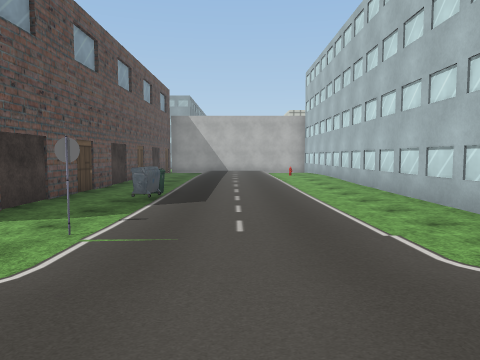
View 1 (above)

21 first-person views from a walk through a 3-D level made in the Unity game engine. The camera is 1.5 m above the floor, tilts 4° down and sees 70° across. The floor is counted in squares, 2 m on a side. Each view is taken from the middle of a square. On the plan, view 1 faces up. The plan holds only what a view shows up to about 11 squares ahead; the rest is blank. The place goes on beyond the plan. Some trees and plants on the terrain are drawn as simple stand-ins. The player character is not drawn. Some surface patterns are stand-ins.

View 2
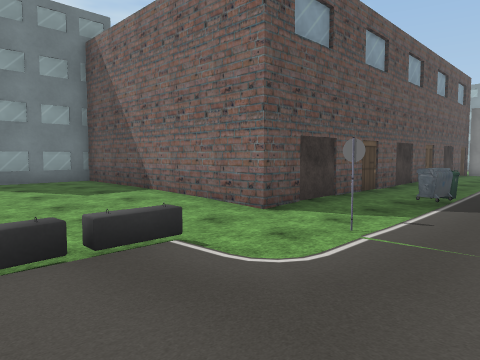

View 3
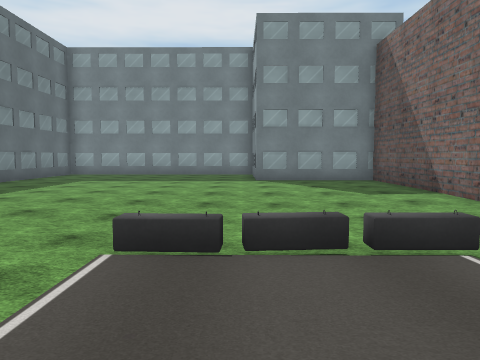

View 4
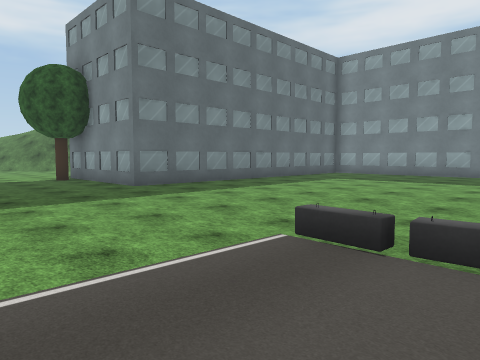

View 5
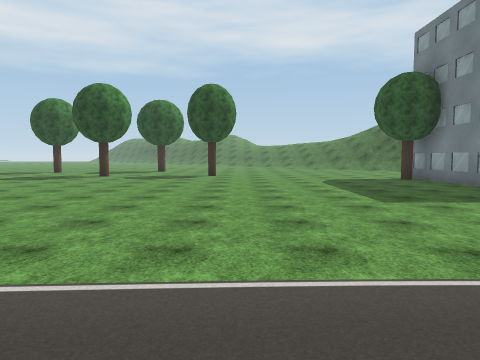

View 6
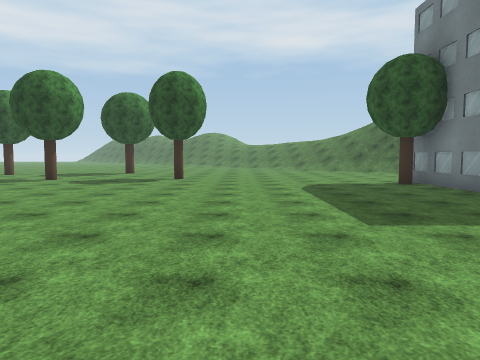

View 7
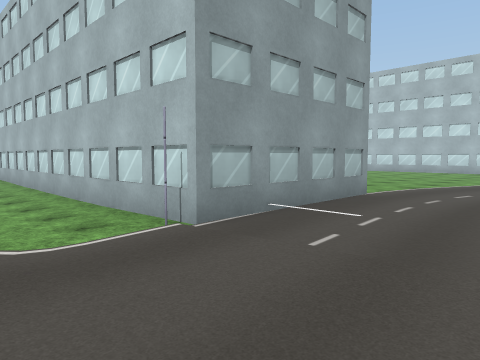

View 8
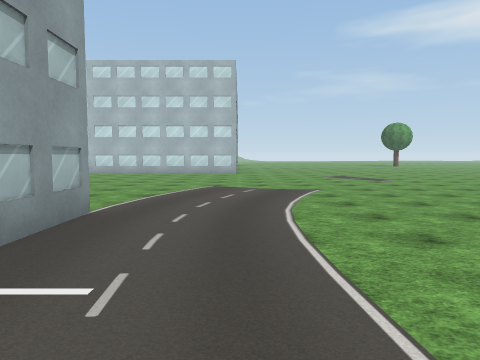

View 9
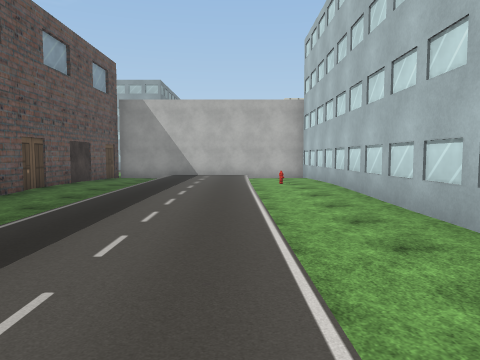

View 10
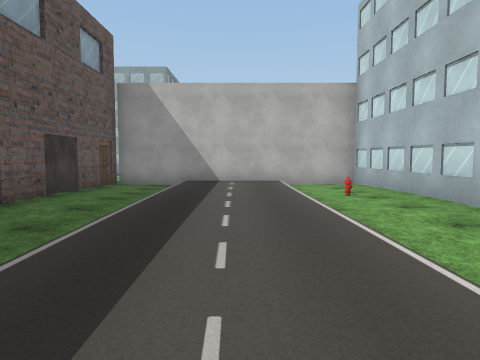

View 11
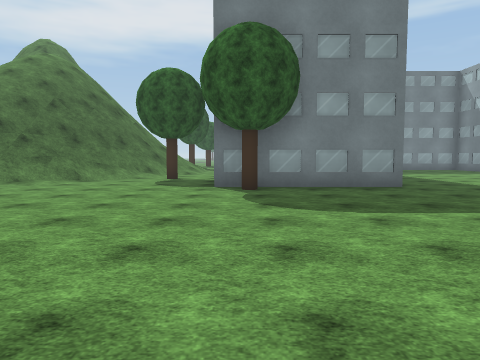

View 12
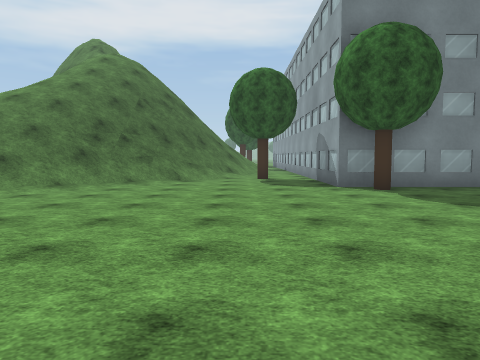

View 13
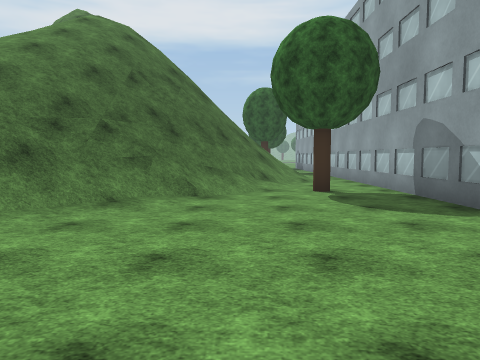

View 14
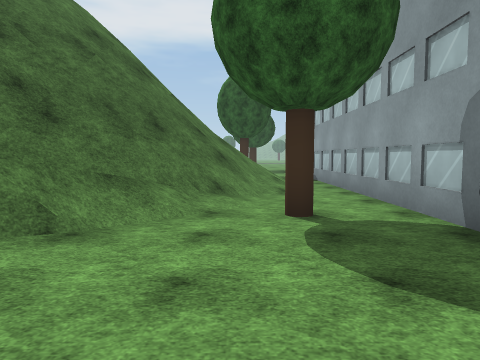

View 15
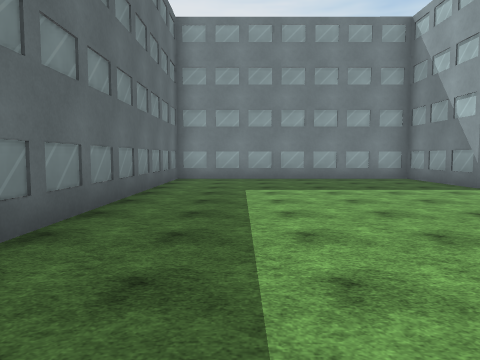

View 16
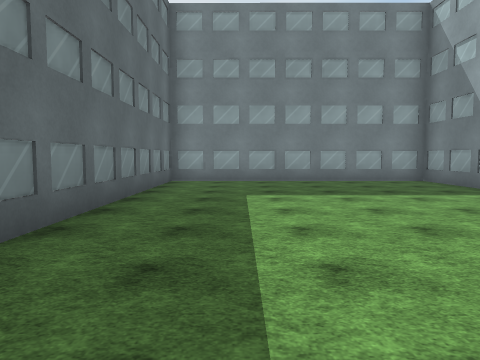

View 17
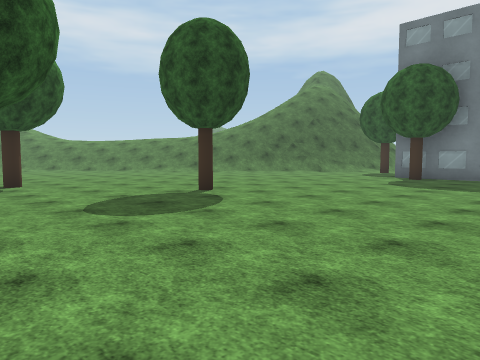

View 18
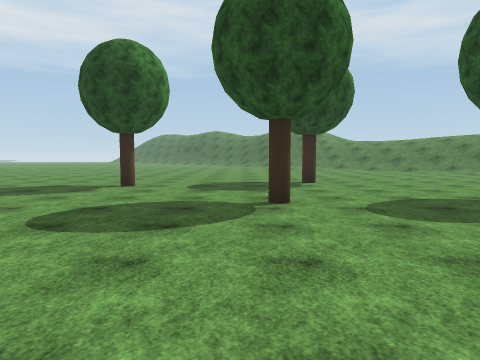

View 19
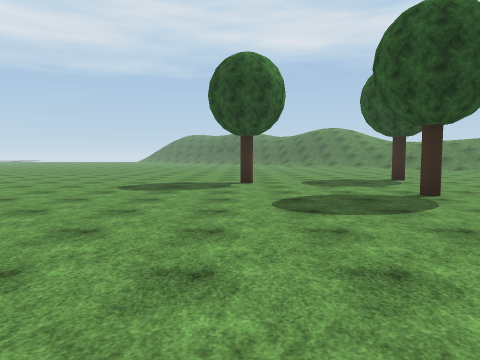

View 20
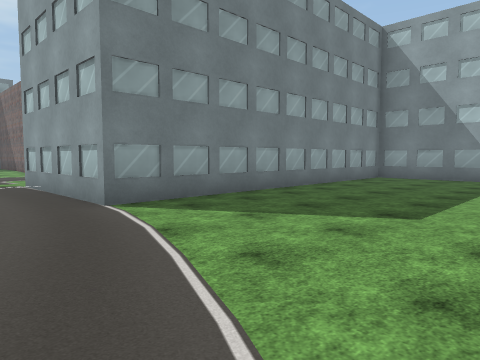

View 21
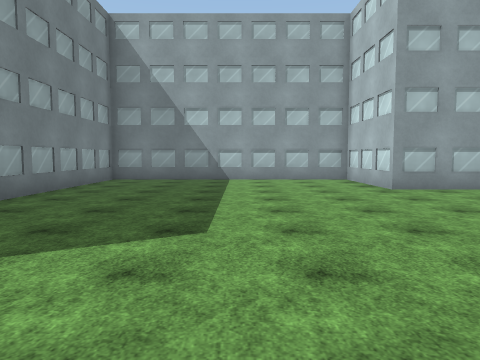

### Floor plan
Key: @ floor where view 1 was taken; # wall or solid block; . main floor; - floor 0.25 m lower than the main floor; / step, stairs or slope; = window, fence, low wall or low ledge; ^ raised ledge; v drop or lower ground; O other object.
Columns run from 14 left of view 1 to 15 right of it. Each row starts with its distance up from view 1.
 19            ########
 18           ##-...--#
 17           #--...--#
 16           #--...--#
 15           #--...O-#
 14           #--...-.#
 13           #--...-.#
 12           #--...-.#   ########
 11           #--...--#   #.......
 10           #--...--#   #.......
  9           #--...--#   #.......
  8           #-O...--#   #.......
  7           #-O...--#   #.......
  6           #--...--#   #.......
  5    ########--...--#   #.......
  4    #.....---O...--#   #......
  3    #....-----...--#   #......
  2    #...----^/.../O#####......
  1 ####...----^...../...........
  0 .......-----..@..............
 -1 .......----=//////...........
 -2 ........------...............
 -3 .........----................
 -4 ..................... .......
 -5 .....................   .....
 -6 ......................   ....
 -7 ##########............. .....
 -8          #..................
 -9          #..................
-10          #...................
-11 ##########O...................
-12  ....................O........
-13   ///..O.........O............
-14   /////.......................
-15    /###/......................
-16    ##v##=................O....
-17    //vv#=/..........O.........
-18    /////////.. ...............

Where each view was taken, in squares from view 1:
view 1: 0 up, 0 right, facing up
view 2: 0 up, 0 right, facing up-left
view 3: 0 up, 0 right, facing left
view 4: 1 up, 0 right, facing down-left
view 5: 1 up, 2 right, facing down
view 6: 1 down, 1 right, facing down
view 7: 1 down, 1 right, facing up-right
view 8: 0 up, 3 right, facing right
view 9: 5 up, 1 right, facing up
view 10: 8 up, 0 right, facing up
view 11: 11 down, 4 right, facing left
view 12: 14 down, 4 right, facing left
view 13: 15 down, 0 right, facing left
view 14: 14 down, 3 left, facing left
view 15: 5 down, 3 left, facing left
view 16: 5 down, 4 left, facing left
view 17: 7 down, 8 right, facing down-left
view 18: 7 down, 8 right, facing down
view 19: 6 down, 11 right, facing down
view 20: 0 up, 13 right, facing up-left
view 21: 1 up, 12 right, facing up
